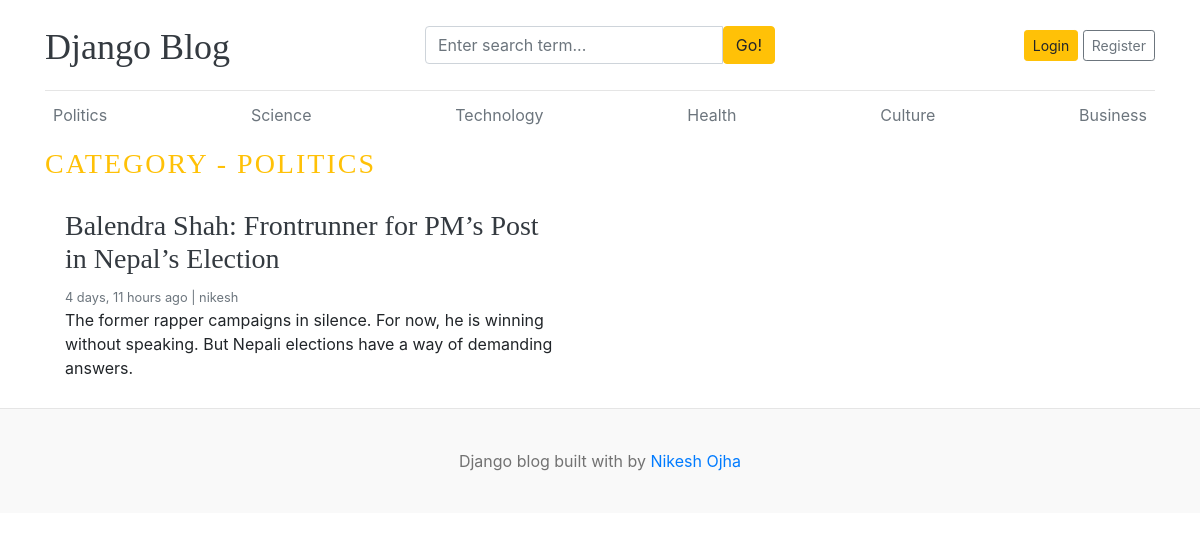
The app's page /category/2/ with its own data.
### blogsapp/models.py (models this page shows, shortened)
class Category(models.Model):
    category_name = models.CharField(max_length=100, unique=True)
    created_at = models.DateTimeField(auto_now_add=True)
    updated_at = models.DateTimeField(auto_now=True)
    class Meta:
        verbose_name_plural = "categories"
    def __str__(self):
     return self.category_name

class Blog(models.Model):
        title = models.CharField(max_length=200)
        slug = models.SlugField(max_length=200, unique=True)
        category = models.ForeignKey(Category, on_delete=models.CASCADE)
        author = models.ForeignKey(User, on_delete=models.CASCADE)
        featured_image = models.ImageField(upload_to='uploads%Y/%m/%d/')
        short_description = models.TextField(max_length=500)
        blog_body = models.TextField(max_length=5000)
        status = models.CharField(max_length=20, choices=STATUS_CHOICES, default="Draft")
        is_featured = models.BooleanField(default=False)
        created_at = models.DateTimeField(auto_now_add=True)
        updated_at = models.DateTimeField(auto_now=True)

### blogsapp/views.py (the view)
# urls.py: path('<int:category_id>/', views.posts_by_category, name='posts_by_category'),
def posts_by_category(request, category_id):
    posts = Blog.objects.filter(category=category_id, status='Published')
    category = get_object_or_404(Category, pk=category_id)
    context = {
        'posts': posts,
        'category': category,
    }
    return render(request, 'posts_by_category.html', context)

### blogsapp/context_processor.py (called while the page is built)
def get_categories(request):
    categories = Category.objects.all()
    return dict(categories=categories)

def get_social_links(request):
    social_links = SocialLink.objects.all()
    return dict(social_links=social_links)

### templates/posts_by_category.html (shortened to what this page needs)
{% extends 'base.html' %}
{% block content %}
  <h3 class="text-uppercase text-warning" style="letter-spacing: 2px;"> Category - {{ category }}</h3>
  <div class="row mb-2">
    {% if posts %}
    {% for post in posts %}
    <div class="col-md-6">
      <div class="card border-0" >
        <div class="card-body">
            <h3><a href="{% url 'blogs' post.slug %}" class="text-dark">{{ post.title }}</a></h3>
          <small class="mb-1 text-muted">{{ post.created_at | timesince }} ago | {{ post.author }}</small>
          <p class="card-text">{{ post.short_description | truncatewords:25 }}</p>
        </div>
      </div>
    </div>
    {% endfor %}
    {% else %}
    <p>No posts found</p>
    {% endif %}
  </div>
</div>
{% endblock %}

### templates/base.html (shortened to what this page needs)
{% load static %}
<!DOCTYPE html>
<html lang="en">
<head>
    <link href="https://getbootstrap.com/docs/4.0/dist/css/bootstrap.min.css" rel="stylesheet">
    <link href="{% static 'css/blog.css' %}" rel="stylesheet">
    <link rel="stylesheet" href="https://cdnjs.cloudflare.com/ajax/libs/font-awesome/4.7.0/css/font-awesome.min.css">
  </head>
<body>
    <div class="container">
      <header class="blog-header py-3">
        <div class="row flex-nowrap justify-content-between align-items-center">
          <div class="col-4 pt-1">
            <a class="blog-header-logo text-dark" href="/">Django Blog</a>
          </div>
          <div class="col-4">
            <form action="{% url 'search' %}" method="GET">
                 <div class="input-group">
                        <input class="form-control" type="text" name="keyword" value="{{ keyword }}" placeholder="Enter search term..." aria-label="Enter search term..." aria-describedby="button-search" />
                        <button type="submit" class="btn btn-warning" id="button-search" type="button">Go!</button>
                    </div>
              </form>
            </div>
          <div class="col-4 d-flex justify-content-end align-items-center">
            {% if not user.is_authenticated  %}
            <a class="btn btn-sm btn-warning" href= {% url "login" %}>Login</a> &nbsp;
            <a class="btn btn-sm btn-outline-secondary" href="{% url 'register' %}">Register</a>
            {% else %}
          <span><a href="{% url 'dashboard' %}">Dashboard</a></span>
            &emsp;
          <span><a href="{% url 'logout'%}">Logout</a></span>
             {% endif %}
          </div>
        </div>
      </header>
      <div class="nav-scroller py-1 mb-2">
        <nav class="nav d-flex justify-content-between">
          {% for cat in categories %}
          <a class="p-2 text-muted" href="{% url 'posts_by_category' cat.id %}">{{ cat.category_name }}</a>
          {% endfor %}
        </nav>
      </div>
{% block content %}
{% endblock %}
<footer class="blog-footer">
  <p>Django blog built with by <a href="#">Nikesh Ojha</a></p>
</footer>
</body>
</html>

### blogproject/static/css/blog.css (style rules this page uses)
.blog-header { border-bottom: 1px solid #e5e5e5; }
.blog-header-logo { font-family: "Playfair Display", Georgia, "Times New Roman", serif; font-size: 2.25rem; }
h1, h2, h3, h4, h5, h6 { font-family: "Playfair Display", Georgia, "Times New Roman", serif; }
.blog-footer { padding: 2.5rem 0; color: #727272; text-align: center; background-color: #f9f9f9; border-top: .05rem solid #e5e5e5; }
.blog-footer p:last-child { margin-bottom: 0; }

### records on screen
Category: category_name "Politics", category_name "POLITICS"
Category: category_name "Science"
Category: category_name "Technology"
Category: category_name "Health"
Category: category_name "Culture"
Category: category_name "Business"
Blog: title "Balendra Shah: Frontrunner for PM’s Post in Nepal’s Election", created_at "4 days, 11 hours", author "nikesh", short_description "The former rapper campaigns in silence. For now, he is winning without speaking. But Nepali elections have a way of demanding answers."
